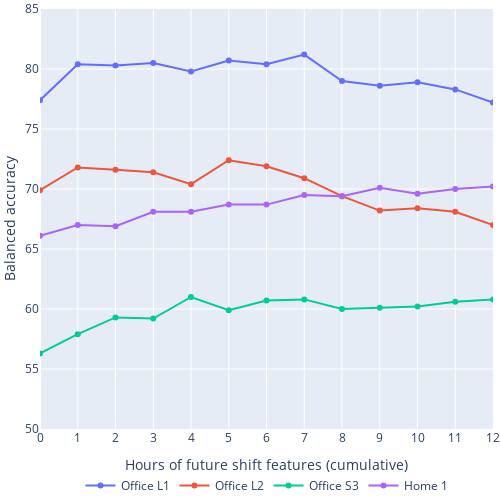

Notebook source saved alongside this figure:
### Code cell
fig = go.Figure()
fig.add_trace(go.Scatter(x=list(range(13)), y=df_retro_results['Office L1']['Validation BA'], mode='lines+markers', name='Office L1'))
fig.add_trace(go.Scatter(x=list(range(13)), y=df_retro_results['Office L2']['Validation BA'], mode='lines+markers', name='Office L2'))
fig.add_trace(go.Scatter(x=list(range(13)), y=df_retro_results['Office S3']['Validation BA'], mode='lines+markers', name='Office S3'))
fig.add_trace(go.Scatter(x=list(range(13)), y=df_retro_results['Home 1']['Validation BA'], mode='lines+markers', name='Home 1'))
fig.update_layout(
    xaxis_title='Hours of future shift features (cumulative)',
    xaxis_dtick=1,
    xaxis_range=[0, 12],
    yaxis_title='Balanced accuracy',
    yaxis_range=[50, 85],
    width=500,
    height=500,
    margin={'l': 0, 'r': 0, 't': 0, 'b': 0},
    legend_orientation='h',
    legend_xanchor='center',
    legend_x=0.5,
)
fig.show()

### Figure 1 — Plotly figure (JSON) as saved in the notebook; plotly's stock layout.template omitted (floating-point values rounded to 4 significant figures)
{"data": [{"mode": "lines+markers", "name": "Office L1", "type": "scatter", "x": [0, 1, 2, 3, 4, 5, 6, 7, 8, 9, 10, 11, 12], "y": [77.4, 80.4, 80.3, 80.5, 79.8, 80.7, 80.4, 81.2, 79, 78.6, 78.9, 78.3, 77.2]}, {"mode": "lines+markers", "name": "Office L2", "type": "scatter", "x": [0, 1, 2, 3, 4, 5, 6, 7, 8, 9, 10, 11, 12], "y": [69.9, 71.8, 71.6, 71.4, 70.4, 72.4, 71.9, 70.9, 69.4, 68.2, 68.4, 68.1, 67]}, {"mode": "lines+markers", "name": "Office S3", "type": "scatter", "x": [0, 1, 2, 3, 4, 5, 6, 7, 8, 9, 10, 11, 12], "y": [56.3, 57.9, 59.3, 59.2, 61, 59.9, 60.7, 60.8, 60, 60.1, 60.2, 60.6, 60.8]}, {"mode": "lines+markers", "name": "Home 1", "type": "scatter", "x": [0, 1, 2, 3, 4, 5, 6, 7, 8, 9, 10, 11, 12], "y": [66.1, 67, 66.9, 68.1, 68.1, 68.7, 68.7, 69.5, 69.4, 70.1, 69.6, 70, 70.2]}], "layout": {"height": 500, "legend": {"orientation": "h", "x": 0.5, "xanchor": "center"}, "margin": {"b": 0, "l": 0, "r": 0, "t": 0}, "width": 500, "xaxis": {"dtick": 1, "range": [0, 12], "title": {"text": "Hours of future shift features (cumulative)"}}, "yaxis": {"range": [50, 85], "title": {"text": "Balanced accuracy"}}}}
